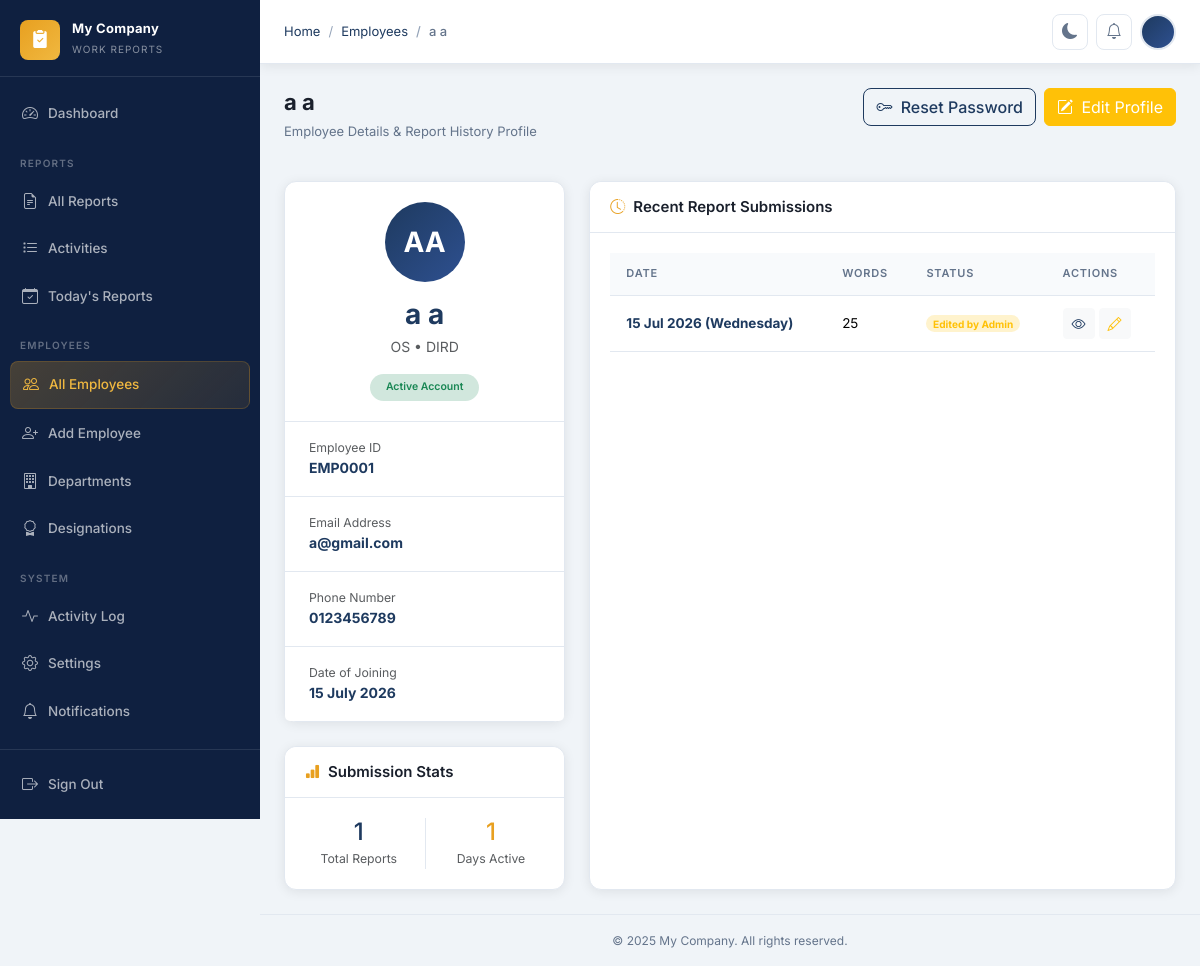
/employees/1/ (signed in), run on the app's committed database.
### apps/core/models.py (models this page shows, shortened)
class CompanySettings(models.Model):
    company_name = models.CharField(max_length=200, default='My Company')
    company_logo = models.ImageField(upload_to='company/', null=True, blank=True)
    timezone = models.CharField(max_length=100, default='Asia/Kolkata')
    date_format = models.CharField(
        max_length=30,
        default='%d %B %Y',
        help_text='Python strftime format string',
    )
    submission_deadline = models.TimeField(
        default='23:59',
        help_text='Daily report submission deadline (HH:MM)',
    )
    footer_text = models.CharField(
        max_length=300,
        default='© 2025 My Company. All rights reserved.',
    )
    theme = models.CharField(
        max_length=10,
        choices=[('light', 'Light'), ('dark', 'Dark')],
        default='light',
    )
    updated_at = models.DateTimeField(auto_now=True)
    class Meta:
        verbose_name = 'Company Settings'
        verbose_name_plural = 'Company Settings'
    @classmethod
    def get_settings(cls) -> 'CompanySettings':
        obj, _ = cls.objects.get_or_create(pk=1)
        return obj

### apps/employees/models.py (models this page shows, shortened)
class EmployeeProfile(models.Model):
    user = models.OneToOneField(
        User,
        on_delete=models.CASCADE,
        related_name='employee_profile',
    )
    department = models.ForeignKey(
        Department,
        on_delete=models.SET_NULL,
        null=True,
        blank=True,
        related_name='employee_profiles',
    )
    designation = models.ForeignKey(
        Designation,
        on_delete=models.SET_NULL,
        null=True,
        blank=True,
        related_name='employee_profiles',
    )
    employee_id = models.CharField(max_length=20, unique=True, blank=True)
    phone = models.CharField(max_length=20, blank=True)
    avatar = models.ImageField(upload_to='avatars/', null=True, blank=True)
    date_of_joining = models.DateField(null=True, blank=True)
    is_active = models.BooleanField(default=True)
    created_at = models.DateTimeField(auto_now_add=True)
    updated_at = models.DateTimeField(auto_now=True)
    class Meta:
        ordering = ['user__first_name', 'user__last_name']
        verbose_name = 'Employee Profile'
        verbose_name_plural = 'Employee Profiles'
    @property
    def full_name(self) -> str:
        return self.user.get_full_name() or self.user.username

class Designation(models.Model):
    name = models.CharField(max_length=100)
    department = models.ForeignKey(
        Department,
        on_delete=models.CASCADE,
        related_name='designations',
    )
    is_active = models.BooleanField(default=True)
    created_at = models.DateTimeField(auto_now_add=True)
    updated_at = models.DateTimeField(auto_now=True)
    class Meta:
        ordering = ['name']
        unique_together = [('name', 'department')]
        verbose_name = 'Designation'
        verbose_name_plural = 'Designations'

class Department(models.Model):
    name = models.CharField(max_length=100, unique=True)
    description = models.TextField(blank=True)
    is_active = models.BooleanField(default=True)
    created_at = models.DateTimeField(auto_now_add=True)
    updated_at = models.DateTimeField(auto_now=True)
    class Meta:
        ordering = ['name']
        verbose_name = 'Department'
        verbose_name_plural = 'Departments'

### apps/reports/models.py (models this page shows, shortened)
class DailyReport(models.Model):
    employee = models.ForeignKey(
        'employees.EmployeeProfile',
        on_delete=models.CASCADE,
        related_name='daily_reports',
    )
    date = models.DateField(default=timezone.localdate)
    report_text = models.TextField(blank=True)
    word_count = models.PositiveIntegerField(default=0, editable=False)
    is_edited = models.BooleanField(default=False)
    created_at = models.DateTimeField(auto_now_add=True)
    updated_at = models.DateTimeField(auto_now=True)
    class Meta:
        ordering = ['-date', '-created_at']
        unique_together = [('employee', 'date')]
        verbose_name = 'Daily Report'
        verbose_name_plural = 'Daily Reports'

### apps/employees/views.py (the view)
# urls.py: path('<int:pk>/', views.EmployeeDetailView.as_view(), name='employee_detail'),
class EmployeeDetailView(AdminRequiredMixin, DetailView):
    model = EmployeeProfile
    template_name = 'employees/employee_detail.html'
    context_object_name = 'employee'
    def get_context_data(self, **kwargs):
        ctx = super().get_context_data(**kwargs)
        ctx['recent_reports'] = self.object.daily_reports.order_by('-date')[:10]
        ctx['total_reports'] = self.object.daily_reports.count()
        return ctx

### templates/employees/employee_detail.html (shortened to what this page needs)
{% extends 'base.html' %}
{% block breadcrumb %}
  <li class="breadcrumb-item"><a href="{% url 'dashboard:index' %}">Home</a></li>
  <li class="breadcrumb-item"><a href="{% url 'employees:employee_list' %}">Employees</a></li>
  <li class="breadcrumb-item active" aria-current="page">{{ employee.full_name }}</li>
{% endblock %}
{% block content %}
<div class="page-header">
  <div>
    <h1 class="page-title">{{ employee.full_name }}</h1>
    <p class="page-subtitle">Employee Details &amp; Report History Profile</p>
  </div>
  <div class="d-flex gap-2">
    <a href="{% url 'employees:reset_password' employee.pk %}" class="btn btn-outline-primary">
      <i class="bi bi-key me-1"></i> Reset Password
    </a>
    <a href="{% url 'employees:employee_edit' employee.pk %}" class="btn btn-warning text-white">
      <i class="bi bi-pencil-square me-1"></i> Edit Profile
    </a>
  </div>
</div>
<div class="row g-4">
  <div class="col-lg-4">
    <div class="card border-0 rounded-custom shadow-sm bg-surface mb-4">
      <div class="card-body text-center p-4">
        <div class="avatar-circle xl mx-auto mb-3">
          {% if employee.avatar %}
            <img src="{{ employee.avatar.url }}" alt="Avatar" />
          {% else %}
            {{ employee.user.first_name|first|upper }}{{ employee.user.last_name|first|upper }}
          {% endif %}
        </div>
        <h3 class="fw-700 text-primary-custom mb-1">{{ employee.full_name }}</h3>
        <p class="text-muted mb-3">{{ employee.designation.name }} &bull; {{ employee.department.name }}</p>
        {% if employee.is_active %}
          <span class="badge rounded-pill bg-success-subtle text-success px-3 py-2 fw-600">Active Account</span>
        {% else %}
          <span class="badge rounded-pill bg-danger-subtle text-danger px-3 py-2 fw-600">Inactive Account</span>
        {% endif %}
      </div>
      <div class="list-group list-group-flush border-top border-custom bg-surface">
        <div class="list-group-item px-4 py-3 border-custom bg-transparent">
          <span class="d-block small text-muted">Employee ID</span>
          <strong class="text-primary-custom">{{ employee.employee_id }}</strong>
        </div>
        <div class="list-group-item px-4 py-3 border-custom bg-transparent">
          <span class="d-block small text-muted">Email Address</span>
          <strong class="text-primary-custom">{{ employee.user.email }}</strong>
        </div>
        <div class="list-group-item px-4 py-3 border-custom bg-transparent">
          <span class="d-block small text-muted">Phone Number</span>
          <strong class="text-primary-custom">{{ employee.phone|default:"—" }}</strong>
        </div>
        <div class="list-group-item px-4 py-3 border-custom bg-transparent">
          <span class="d-block small text-muted">Date of Joining</span>
          <strong class="text-primary-custom">{{ employee.date_of_joining|date:"d F Y"|default:"—" }}</strong>
        </div>
      </div>
    </div>
    <div class="card border-0 rounded-custom shadow-sm bg-surface">
      <div class="card-header">
        <h2 class="card-title"><i class="bi bi-bar-chart-fill text-accent"></i> Submission Stats</h2>
      </div>
      <div class="card-body">
        <div class="row text-center">
          <div class="col-6">
            <h4 class="fw-800 text-primary-custom m-0">{{ total_reports }}</h4>
            <span class="text-muted small uppercase">Total Reports</span>
          </div>
          <div class="col-6 border-start border-custom">
            <h4 class="fw-800 text-accent m-0">
              {% if employee.date_of_joining %}
                {{ total_reports }}
              {% else %}
                —
              {% endif %}
            </h4>
            <span class="text-muted small uppercase">Days Active</span>
          </div>
        </div>
      </div>
    </div>
  </div>
  <div class="col-lg-8">
    <div class="card border-0 rounded-custom shadow-sm bg-surface h-100">
      <div class="card-header">
        <h2 class="card-title"><i class="bi bi-clock-history text-accent"></i> Recent Report Submissions</h2>
      </div>
      <div class="card-body p-0">
        {% if recent_reports %}
          <div class="table-responsive">
            <table class="table table-hover align-middle mb-0">
              <thead>
                <tr>
                  <th>Date</th>
                  <th>Words</th>
                  <th>Status</th>
                  <th>Actions</th>
                </tr>
              </thead>
              <tbody>
                {% for r in recent_reports %}
                  <tr>
                    <td><strong class="text-primary-custom">{{ r.date|date:"d M Y (l)" }}</strong></td>
                    <td>{{ r.word_count }}</td>
                    <td>
                      {% if r.is_edited %}
                        <span class="badge rounded-pill bg-warning-subtle text-warning">Edited by Admin</span>
                      {% else %}
                        <span class="badge rounded-pill bg-success-subtle text-success">Submitted</span>
                      {% endif %}
                    </td>
                    <td>
                      <div class="d-flex gap-1">
                        <a href="{% url 'reports:admin_report_detail' r.pk %}" class="btn btn-light btn-sm text-primary-custom" data-bs-toggle="tooltip" title="View Report"><i class="bi bi-eye"></i></a>
                        <a href="{% url 'reports:admin_report_edit' r.pk %}" class="btn btn-light btn-sm text-warning" data-bs-toggle="tooltip" title="Edit Report"><i class="bi bi-pencil"></i></a>
                      </div>
                    </td>
                  </tr>
                {% endfor %}
              </tbody>
            </table>
          </div>
        {% else %}
          <div class="empty-state py-5">
            <i class="bi bi-journal-x empty-state-icon"></i>
            <h3 class="empty-state-title">No Reports Found</h3>
            <p class="empty-state-text">This employee has not submitted any work reports yet.</p>
          </div>
        {% endif %}
      </div>
    </div>
  </div>
</div>
{% endblock %}

### templates/base.html (shortened to what this page needs)
{% load static %}
<!DOCTYPE html>
<html lang="en" data-theme="light">
<head>
  <link rel="stylesheet" href="https://cdn.jsdelivr.net/npm/bootstrap@5.3.3/dist/css/bootstrap.min.css" />
  <link rel="stylesheet" href="https://cdn.jsdelivr.net/npm/bootstrap-icons@1.11.3/font/bootstrap-icons.min.css" />
  <link rel="stylesheet" href="{% static 'css/style.css' %}?v=2" />
</head>
<body>
<div class="layout">
  <aside class="sidebar" id="sidebar">
    <a class="sidebar-brand" href="{% url 'dashboard:index' %}">
      <div class="sidebar-brand-icon">
        <i class="bi bi-clipboard2-check-fill"></i>
      </div>
      <div class="sidebar-brand-text">
        <span class="sidebar-brand-name">{{ company_settings.company_name }}</span>
        <span class="sidebar-brand-sub">Work Reports</span>
      </div>
    </a>
    <nav class="sidebar-nav">
      <div class="nav-item">
        <a href="{% url 'dashboard:index' %}" class="nav-link {% if request.resolver_match.namespace == 'dashboard' %}active{% endif %}">
          <i class="bi bi-speedometer2"></i> Dashboard
        </a>
      </div>
      {% if request.user.is_staff %}
      <div class="sidebar-section-label">Reports</div>
      <div class="nav-item">
        <a href="{% url 'reports:admin_report_list' %}" class="nav-link {% if 'reports' in request.path and 'activities' not in request.path %}active{% endif %}">
          <i class="bi bi-file-earmark-text"></i> All Reports
        </a>
      </div>
      <div class="nav-item">
        <a href="{% url 'reports:admin_activity_list' %}" class="nav-link {% if 'activities' in request.path %}active{% endif %}">
          <i class="bi bi-list-task"></i> Activities
        </a>
      </div>
      <div class="nav-item">
        <a href="{% url 'reports:admin_report_list' %}?date_range=today" class="nav-link">
          <i class="bi bi-calendar-check"></i> Today's Reports
        </a>
      </div>
      <div class="sidebar-section-label">Employees</div>
      <div class="nav-item">
        <a href="{% url 'employees:employee_list' %}" class="nav-link {% if 'employees' in request.path and 'departments' not in request.path and 'designations' not in request.path %}active{% endif %}">
          <i class="bi bi-people"></i> All Employees
        </a>
      </div>
      <div class="nav-item">
        <a href="{% url 'employees:employee_add' %}" class="nav-link">
          <i class="bi bi-person-plus"></i> Add Employee
        </a>
      </div>
      <div class="nav-item">
        <a href="{% url 'employees:department_list' %}" class="nav-link {% if 'departments' in request.path %}active{% endif %}">
          <i class="bi bi-building"></i> Departments
        </a>
      </div>
      <div class="nav-item">
        <a href="{% url 'employees:designation_list' %}" class="nav-link {% if 'designations' in request.path %}active{% endif %}">
          <i class="bi bi-award"></i> Designations
        </a>
      </div>
      <div class="sidebar-section-label">System</div>
      <div class="nav-item">
        <a href="{% url 'core:activity_log' %}" class="nav-link {% if 'activity-log' in request.path %}active{% endif %}">
          <i class="bi bi-activity"></i> Activity Log
        </a>
      </div>
      <div class="nav-item">
        <a href="{% url 'core:settings' %}" class="nav-link {% if 'settings' in request.path %}active{% endif %}">
          <i class="bi bi-gear"></i> Settings
        </a>
      </div>
      {% endif %}
      <div class="nav-item">
        <a href="{% url 'notifications:notification_list' %}" class="nav-link {% if 'notifications' in request.path %}active{% endif %}">
          <i class="bi bi-bell"></i> Notifications
        </a>
      </div>
    </nav>
    <div class="sidebar-footer">
      <form method="post" action="{% url 'accounts:logout' %}" class="nav-item m-0">
        <button type="submit" class="nav-link w-100 border-0 bg-transparent text-start">
          <i class="bi bi-box-arrow-right"></i> Sign Out
        </button>
      </form>
    </div>
  </aside>
  <div class="main-content">
    <header class="topbar">
      <div class="breadcrumb-wrapper">
        <nav aria-label="breadcrumb">
          <ol class="breadcrumb">
            {% block breadcrumb %}{% endblock %}
          </ol>
        </nav>
      </div>
      <div class="topbar-actions">
        <button class="theme-toggle" id="theme-toggle" aria-label="Toggle dark mode">
          <i class="bi bi-moon-fill" id="theme-icon"></i>
        </button>
        <a href="{% url 'notifications:notification_list' %}" class="topbar-btn" title="Notifications">
          <i class="bi bi-bell"></i>
        </a>
        <div class="dropdown">
          <div class="user-avatar" data-bs-toggle="dropdown" aria-expanded="false" id="user-avatar-btn">
          </div>
        </div>
      </div>
    </header>
    <div class="toast-container position-fixed top-0 end-0 p-3" style="z-index:9998;">
    </div>
    <main class="page-content">
      {% block content %}{% endblock %}
    </main>
    <footer class="py-3 px-4 text-center" style="border-top:1px solid var(--border);font-size:12px;color:var(--text-muted);">
      {{ company_settings.footer_text }}
    </footer>
  </div>
</div>
</body>
</html>

### data on the page
CompanySettings: company_name "My Company", footer_text "© 2025 My Company. All rights reserved."
EmployeeProfile: full_name "a a", user.first_name|first "A", user.last_name|first "A", designation.name "OS", department.name "DIRD", employee_id "EMP0001", user.email "a@gmail.com", phone "0123456789", date_of_joining "15 July 2026"
DailyReport: date "15 Jul 2026 (Wednesday)", word_count "25", is_edited "Edited by Admin"

### other printed values
{{ total_reports }} "1"
